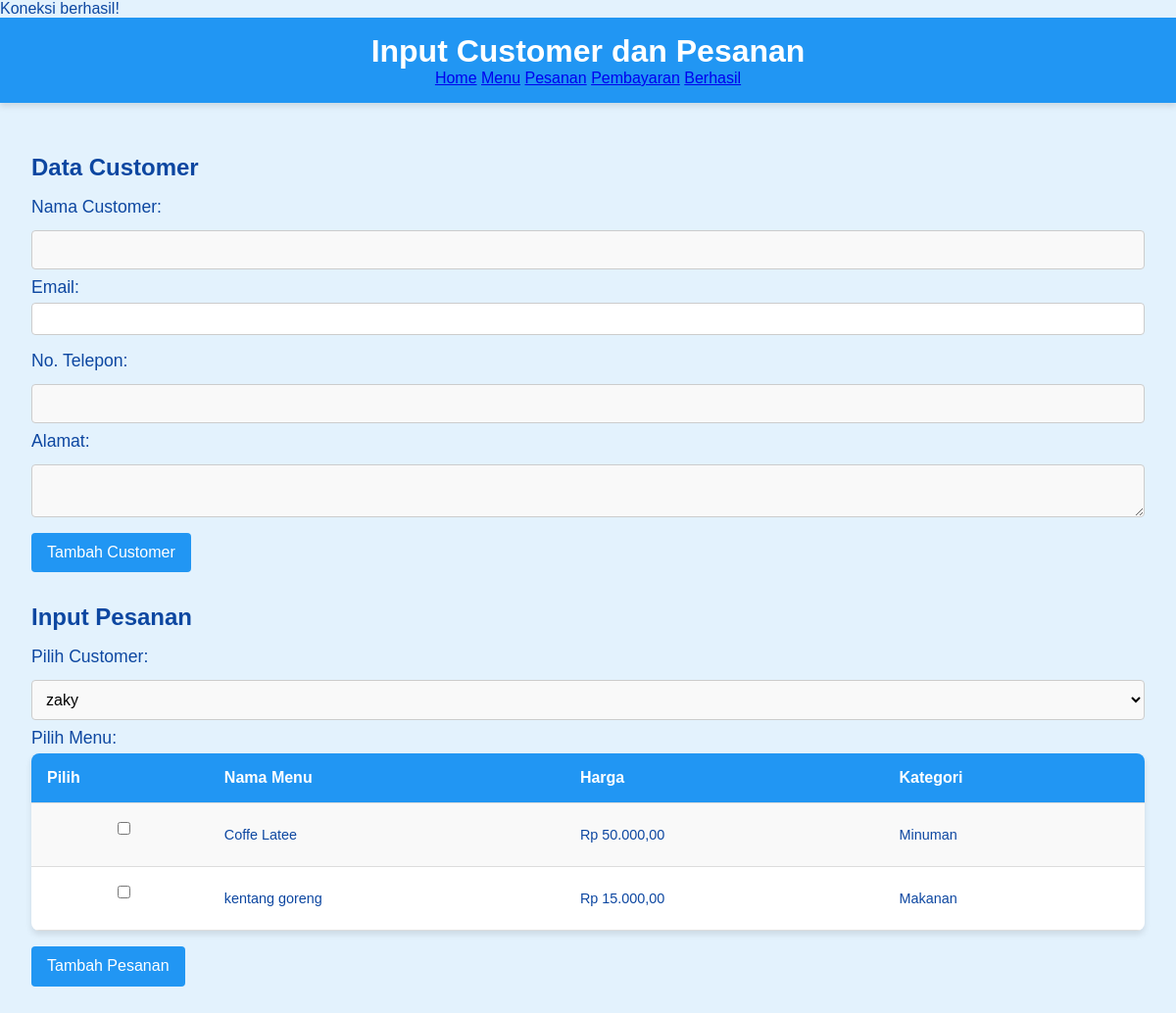
/pesanan.php, run on the app's committed database.
### tables this page shows
CREATE TABLE `menu` (
  `Menu_ID` int(11) NOT NULL,
  `Nama_Menu` varchar(100) DEFAULT NULL,
  `Harga` decimal(10,2) DEFAULT NULL,
  `Deskripsi` text DEFAULT NULL,
  `Kategori` varchar(50) DEFAULT NULL
);

### pesanan.php (the view, shortened to what this page needs)
<?php
require 'config.php';
?>
<!DOCTYPE html>
<html lang="en">
<head>
    <link rel="stylesheet" href="style.css">
</head>
<body>
    <header>
        <h1>Input Customer dan Pesanan</h1>
        <nav>
            <a href="index.php" class="btn">Home</a>
            <a href="menu.php" class="btn">Menu</a>
            <a href="pesanan.php" class="btn">Pesanan</a>
            <a href="pembayaran.php" class="btn">Pembayaran</a>
            <a href="pembayaran_terbayar.php" class="btn">Berhasil</a>
        </nav>
    </header>
    <main>
        <section>
            <h2>Data Customer</h2>
            <form method="POST" action="pesanan.php">
                <label for="nama">Nama Customer:</label>
                <input type="text" id="nama" name="nama" required><br>
                <label for="email">Email:</label>
                <input type="email" id="email" name="email" required><br>
                <label for="no_telepon">No. Telepon:</label>
                <input type="text" id="no_telepon" name="no_telepon" required><br>
                <label for="alamat">Alamat:</label>
                <textarea id="alamat" name="alamat" required></textarea><br>
                <button type="submit" name="add_customer">Tambah Customer</button>
            </form>
        </section>
        <section>
            <h2>Input Pesanan</h2>
            <form method="POST" action="pesanan.php">
                <label for="customer_id">Pilih Customer:</label>
                <select id="customer_id" name="customer_id" required>
                    <?php
                    $sql = "SELECT * FROM Customer";
                    $result = $conn->query($sql);
                    if ($result->num_rows > 0) {
                        while ($row = $result->fetch_assoc()) {
                            echo "<option value='{$row['Customer_ID']}'>{$row['Nama']}</option>";
                        }
                    } else {
                        echo "<option value=''>Tidak ada data customer</option>";
                    }
                    ?>
                </select><br>
                <label for="menu">Pilih Menu:</label>
                <table>
                    <thead>
                        <tr>
                            <th>Pilih</th>
                            <th>Nama Menu</th>
                            <th>Harga</th>
                            <th>Kategori</th>
                        </tr>
                    </thead>
                    <tbody>
                        <?php
                        $sql = "SELECT * FROM Menu";
                        $result = $conn->query($sql);
                        if ($result->num_rows > 0) {
                            while ($row = $result->fetch_assoc()) {
                                echo "<tr>
                                    <td><input type='checkbox' name='menu_id[]' value='{$row['Menu_ID']}' data-harga='{$row['Harga']}' class='menu_check'></td>
                                    <td>{$row['Nama_Menu']}</td>
                                    <td>Rp " . number_format($row['Harga'], 2, ',', '.') . "</td>
                                    <td>{$row['Kategori']}</td>
                                </tr>";
                            }
                        } else {
                            echo "<tr><td colspan='4'>Tidak ada menu</td></tr>";
                        }
                        ?>
                    </tbody>
                </table>
                <button type="submit" name="add_pesanan">Tambah Pesanan</button>
            </form>
        </section>
    </main>
</body>
</html>

### style.css (style rules this page uses)
body { font-family: 'Arial', sans-serif; margin: 0; padding: 0; background-color: #e3f2fd; color: #0d47a1; }
header { background-color: #2196f3; color: white; padding: 1rem 0; text-align: center; box-shadow: 0px 4px 6px rgba(0, 0, 0, 0.1); }
header h1 { margin: 0; font-size: 2rem; }
main { padding: 2rem; }
section { margin-bottom: 2rem; }
section h2 { font-size: 1.5rem; margin-bottom: 1rem; }
table { width: 100%; border-collapse: collapse; margin-bottom: 1rem; background: white; box-shadow: 0px 4px 6px rgba(0, 0, 0, 0.1); border-radius: 8px; overflow: hidden; }
table thead { background-color: #2196f3; color: white; }
table th, table td { padding: 1rem; text-align: left; border-bottom: 1px solid #ddd; }
table tbody tr:nth-child(odd) { background-color: #f9f9f9; }
table td { font-size: 0.9rem; }
form { margin-bottom: 1rem; }
form input, form textarea { padding: 0.5rem; margin-bottom: 1rem; width: 100%; border-radius: 4px; border: 1px solid #ccc; }
form button { padding: 0.7rem 1rem; background-color: #2196f3; color: white; border: none; border-radius: 4px; cursor: pointer; }
select { width: 100%; padding: 10px; margin: 8px 0; font-size: 1rem; border: 1px solid #ccc; border-radius: 4px; background-color: #f9f9f9; }
label { font-size: 1.1rem; margin-bottom: 5px; display: inline-block; }
input[type="text"], input[type="number"], textarea { width: 100%; padding: 10px; margin: 8px 0; font-size: 1rem; border: 1px solid #ccc; border-radius: 4px; background-color: #f9f9f9; }
textarea { resize: vertical; }
button { background-color: #2196f3; color: white; padding: 10px 20px; font-size: 1rem; border: none; border-radius: 4px; cursor: pointer; }

### data on the page
menu: Nama_Menu "Coffe Latee", Harga "50.000,00", Kategori "Minuman"
menu: Nama_Menu "kentang goreng", Harga "15.000,00", Kategori "Makanan"

### other printed values
form field customer_id "zaky"
